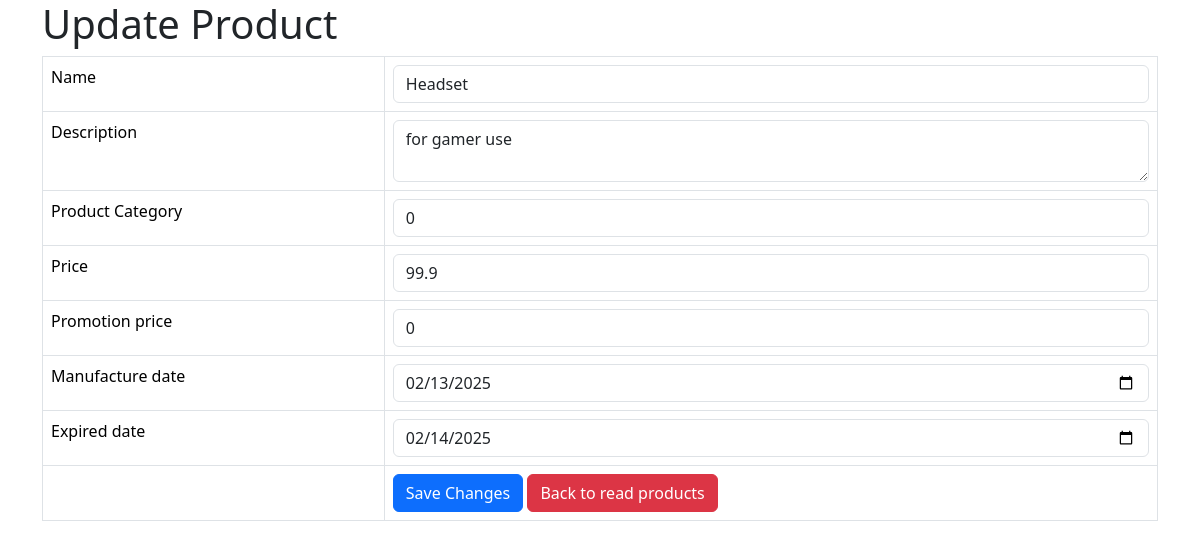
The page /product_update.php?id=12 on the database its author committed.
### tables this page shows
CREATE TABLE IF NOT EXISTS `products` (
  `id` int NOT NULL AUTO_INCREMENT,
  `name` varchar(128) NOT NULL,
  `description` text NOT NULL,
  `product_cat` int NOT NULL,
  `price` double NOT NULL,
  `promotion_price` double NOT NULL,
  `manufacture_date` date NOT NULL,
  `expired_date` date NOT NULL,
  `created` datetime NOT NULL,
  `modified` timestamp NOT NULL DEFAULT CURRENT_TIMESTAMP ON UPDATE CURRENT_TIMESTAMP,
  PRIMARY KEY (`id`)
);

### product_update.php (the view, shortened to what this page needs)
<!DOCTYPE HTML>
<html>
<head>
    <link href="https://cdn.jsdelivr.net/npm/bootstrap@5.3.3/dist/css/bootstrap.min.css" rel="stylesheet">
</head>
<body>
    <div class="container">
        <div class="page-header">
            <h1>Update Product</h1>
        </div>
        <?php
        $id = isset($_GET['id']) ? $_GET['id'] : die('ERROR: Record ID not found.');
        include 'config/database.php';
        try {
            $query = "SELECT id, name, description, product_cat, price, promotion_price, manufacture_date, expired_date FROM products WHERE id = ? LIMIT 0,1";
            $stmt = $con->prepare($query);
            $stmt->bindParam(1, $id);
            $stmt->execute();
            $row = $stmt->fetch(PDO::FETCH_ASSOC);
            $name = $row['name'];
            $description = $row['description'];
            $product_cat = $row['product_cat'];
            $price = $row['price'];
            $promotion_price = $row['promotion_price'];
            $manufacture_date = $row['manufacture_date'];
            $expired_date = $row['expired_date'];
        }
        catch (PDOException $exception) {
            die('ERROR: ' . $exception->getMessage());
        }
        ?>
        <form action="<?php echo htmlspecialchars($_SERVER["PHP_SELF"] . "?id={$id}"); ?>" method="post">
            <table class='table table-hover table-responsive table-bordered'>
                <tr>
                    <td>Name</td>
                    <td><input type='text' name='name' value="<?php echo $name;  ?>" class='form-control' /></td>
                </tr>
                <tr>
                    <td>Description</td>
                    <td><textarea name='description' class='form-control'><?php echo $description;  ?></textarea></td>
                </tr>
                <tr>
                    <td>Product Category</td>
                    <td><input type='text' name='product_cat' value="<?php echo $product_cat;  ?>" class='form-control' /></td>
                </tr>
                <tr>
                    <td>Price</td>
                    <td><input type='text' name='price' value="<?php echo $price;  ?>" class='form-control' /></td>
                </tr>
                <tr>
                    <td>Promotion price</td>
                    <td><input type='text' name='promotion_price' value="<?php echo $promotion_price;  ?>" class='form-control' /></td>
                </tr>
                <tr>
                    <td>Manufacture date</td>
                    <td><input type='date' name='manufacture_date' value="<?php echo $manufacture_date;  ?>" class='form-control' /></td>
                </tr>
                <tr>
                    <td>Expired date</td>
                    <td><input type='date' name='expired_date' value="<?php echo $expired_date;  ?>" class='form-control' /></td>
                </tr>
                <tr>
                    <td></td>
                    <td>
                        <input type='submit' value='Save Changes' class='btn btn-primary' />
                        <a href='product_listing.php' class='btn btn-danger'>Back to read products</a>
                    </td>
                </tr>
            </table>
        </form>
    </div>
</body>
</html>

### rows shown on the page
products: name "Headset", description "for gamer use", product_cat "0", price "99.9", promotion_price "0", manufacture_date "02/13/2025", expired_date "02/14/2025"
